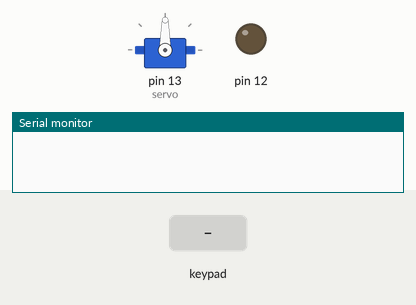
This sketch was run on a simulated Arduino Uno, built with avr-gcc and run on an emulated ATmega328P. Shown: servo, output pins drawn as LEDs (lit = HIGH), the last lines printed to the serial monitor. Inputs (shaded band) come from the test bench.

Above: at 1.2 s.
1.3 s: keypad keys 1 2 3 4 pressed 0.4 s apart
At 3.1 s:
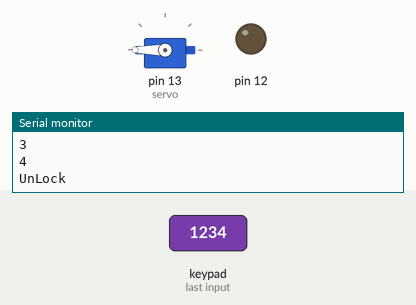
4.4 s: key '2' pressed
At 6.5 s:
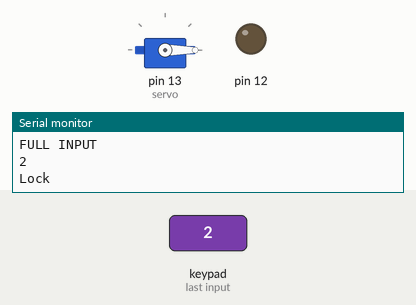
8.5 s: key 'A' pressed
At 9.3 s:
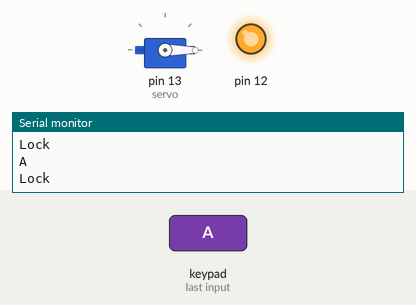
11.1 s: keypad keys 1 2 3 4 # pressed 0.4 s apart
At 13.6 s:
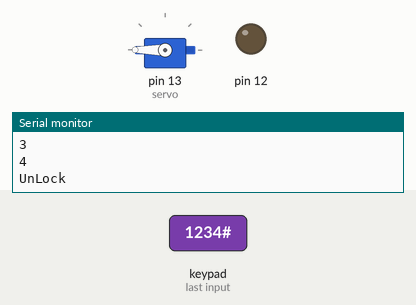
15.8 s: key 'B' pressed
At 17.4 s:
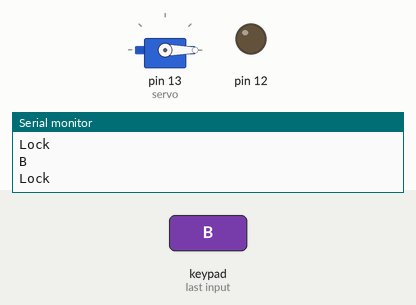
Timing chart, 0 to 18.9 s (numbered marks = the images above; inputs shaded):
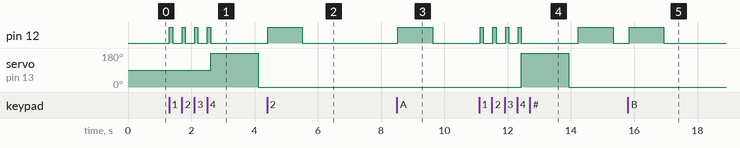

Measured:
- after the input at 1.3 s, pin 12: alternates HIGH for 0.10 s and LOW for 0.30 s, 8 changes in all, then stays LOW, starting at once; servo on pin 13 (servo): 90° → 180° after 1.3 s, → 0° 1.5 s later
- after the input at 4.4 s, pin 12: LOW → HIGH at once, → LOW 1.1 s later
- after the input at 8.5 s, pin 12: LOW → HIGH at once, → LOW 1.1 s later
- after the input at 11.1 s, pin 12: goes 3 × (HIGH 0.10 s, LOW 0.30 s), HIGH 0.10 s, LOW 1.8 s, HIGH 1.1 s, then LOW, starting at once; servo on pin 13 (servo): 0° → 180° after 1.3 s, → 0° 1.5 s later
- after the input at 15.8 s, pin 12: LOW → HIGH at once, → LOW 1.1 s later

The sketch:

hw_final.ino
```cpp
#include <SoftwareSerial.h>
#include <Servo.h>
#include <Keypad.h>

int tx = 10;
int rx = 11;
char ary[10] = {0};
SoftwareSerial pad_serial(tx, rx);

const byte ROWS = 4;
const byte COLS = 4;


char * Code = "1234";
int position = 0;
int wrong = 0;


char keys[ROWS][COLS] =
{{'1','2','3','A'}
,{'4','5','6','B'},
{'7','8','9','C'},
{'*','0','#','D'}};


byte rowPins[ROWS] = {6,7,8,9};
byte colins[COLS] = {5,4,3,2};

Keypad keypad = Keypad(makeKeymap(keys), rowPins, colins, ROWS, COLS);

Servo servo;


void setup() {
  // put your setup code here, to run once:
  pad_serial.begin(9600);
  Serial.begin(9600);
  pinMode(12, OUTPUT);
  servo.attach(13);


}

void loop() {
  // put your main code here, to run repeatedly:
  if(pad_serial.available())
  Serial.write(pad_serial.read());
  if(Serial.available())
  pad_serial.write(Serial.read());
  char key = keypad.getKey();
  if((key >= '0' && key <= '9') || (key >= 'A' && key <= 'D') || (key == '*' || key == '#'))
  {
    digitalWrite(12, HIGH);
    delay(100);
    digitalWrite(12, LOW);
  }

  if((key >= '0' && key <= '9') || (key >= 'A' && key <= 'D') || (key == '*' || key == '#'))
  {
    Serial.println(key);
    if(key == '*' || key == '#')
    {
      position = 0;
      wrong = 0;
      setLocked(true);
    }
    else if(key == Code[position])
    {
      position++;
      wrong = 0;
    }
    else if (key != Code[position])
    {
      position = 0;
      setLocked(true);
      wrong++;
    }
    if(position == 4)
    {
      setLocked(false);
      Serial.println("FULL INPUT");
      position = 0;
    }
    if(wrong == 4) //4번 실패시
    {
      Serial.println("OUT");
      wrong = 0;
    }


  }
  delay(100);
}

void setLocked(int locked)
{
  if(locked)
  {
    Serial.println("Lock");
    for (int i = 0; i < 5; i++)
    {
      digitalWrite(12, HIGH);
      delay(200);
      digitalWrite(12, LOW);
    }
  }
  else
  {
    Serial.println("UnLock");
    servo.write(180);
    delay(1500);
    servo.write(0);
  }
}
```
